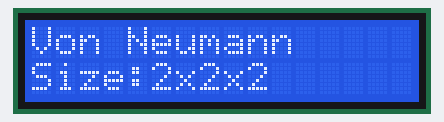
A sketch run on a simulated Arduino Uno, built with avr-gcc and run on an emulated ATmega328P. On the bench: 16×2 character LCD. What the sketch prints to the serial monitor is not drawn.

Above: at 0.1 s.
At 1.8 s:
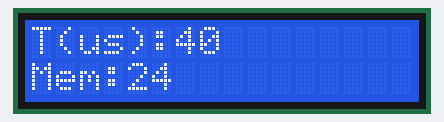

The sketch:

SingleBoard_VonNeumann.ino
```cpp
/*
 * ==========================================================================
 *  단일 보드 (폰 노이만 구조) - 행렬 곱셈
 * --------------------------------------------------------------------------
 *  하드웨어 : 아두이노 나노 1대 + I2C LCD (16x2)
 *  실험 목적 : CPU가 메모리에 순차 접근하며 A[i][k] * B[k][j] 를 계산하는
 *              전형적인 폰 노이만 구조의 처리 시간을 측정한다.
 *  독립변인  : 행렬 크기 (2x2x2, 2x2x4, 2x4x2)
 *  종속변인  : micros() 로 측정한 처리 시간 (us), 메모리 접근 횟수
 *
 *  ※ LCD 를 사용하지 않으려면 USE_LCD 를 0 으로 바꾸면 됩니다.
 * ==========================================================================
 */

#include <Arduino.h>
#include <Wire.h>
#include <LiquidCrystal_I2C.h>

// ---------- 설정 ----------
#define USE_LCD       1        // I2C LCD 사용 여부
#define LCD_ADDR   0x27        // I2C 주소 (모듈에 따라 0x3F 인 경우도 있음)

// 실험 대상 행렬 크기: (M x K) * (K x N) = (M x N)
// 아래 세 조합을 하나씩 바꿔가며 측정한다.
//   [1] 2x2x2  ->  M=2, K=2, N=2
//   [2] 2x2x4  ->  M=2, K=2, N=4
//   [3] 2x4x2  ->  M=2, K=4, N=2
#define M 2
#define K 2
#define N 2

#if USE_LCD
LiquidCrystal_I2C lcd(LCD_ADDR, 16, 2);
#endif

// ---------- 행렬 데이터 ----------
// 실험 재현성을 위해 값은 고정한다.
// (K, N 이 바뀔 때는 배열 크기와 초기값을 그에 맞게 수정)
int A[M][4] = {
  {1, 2, 3, 4},
  {5, 6, 7, 8}
};
int B[4][4] = {
  {1, 2, 3, 4},
  {5, 6, 7, 8},
  {9,10,11,12},
  {13,14,15,16}
};
long C[M][4];   // 결과 행렬 (최대 크기 확보)

// ---------- 통계 카운터 ----------
unsigned long memAccessCount = 0;   // 메모리 접근 횟수 (A, B, C 읽기/쓰기)
unsigned long mulAccCount    = 0;   // 곱셈-누산(MAC) 횟수

void setup() {
  Serial.begin(9600);
  while (!Serial) { ; }

#if USE_LCD
  Wire.begin();
  lcd.init();
  lcd.backlight();
  lcd.clear();
  lcd.setCursor(0, 0);
  lcd.print("Von Neumann");
  lcd.setCursor(0, 1);
  lcd.print("Size:");
  lcd.print(M); lcd.print("x"); lcd.print(K); lcd.print("x"); lcd.print(N);
  delay(1500);
#endif

  Serial.println();
  Serial.println(F("=== Single Board (Von Neumann) ==="));
  Serial.print (F("Matrix size: "));
  Serial.print(M); Serial.print("x"); Serial.print(K);
  Serial.print(" * ");
  Serial.print(K); Serial.print("x"); Serial.println(N);

  // ---------- 시간 측정 시작 ----------
  unsigned long t_start = micros();

  // 표준 3중 for 문 : 순차 메모리 접근을 그대로 재현
  for (int i = 0; i < M; i++) {
    for (int j = 0; j < N; j++) {
      long sum = 0;
      memAccessCount++;                 // C[i][j] 초기화 접근
      for (int k = 0; k < K; k++) {
        int a = A[i][k];  memAccessCount++;  // A 읽기
        int b = B[k][j];  memAccessCount++;  // B 읽기
        sum += (long)a * (long)b;
        mulAccCount++;
      }
      C[i][j] = sum;
      memAccessCount++;                 // C 쓰기
    }
  }

  unsigned long t_end = micros();
  unsigned long elapsed = t_end - t_start;
  // ---------- 시간 측정 종료 ----------

  // ---------- 결과 출력 ----------
  Serial.println(F("--- Result C = A * B ---"));
  for (int i = 0; i < M; i++) {
    for (int j = 0; j < N; j++) {
      Serial.print(C[i][j]);
      Serial.print('\t');
    }
    Serial.println();
  }
  Serial.print(F("Elapsed (us) : ")); Serial.println(elapsed);
  Serial.print(F("Mem access   : ")); Serial.println(memAccessCount);
  Serial.print(F("MAC count    : ")); Serial.println(mulAccCount);

#if USE_LCD
  lcd.clear();
  lcd.setCursor(0, 0);
  lcd.print("T(us):");
  lcd.print(elapsed);
  lcd.setCursor(0, 1);
  lcd.print("Mem:");
  lcd.print(memAccessCount);
#endif
}

void loop() {
  // 1회 측정 후 종료 (필요 시 리셋 버튼으로 재측정)
}
```
